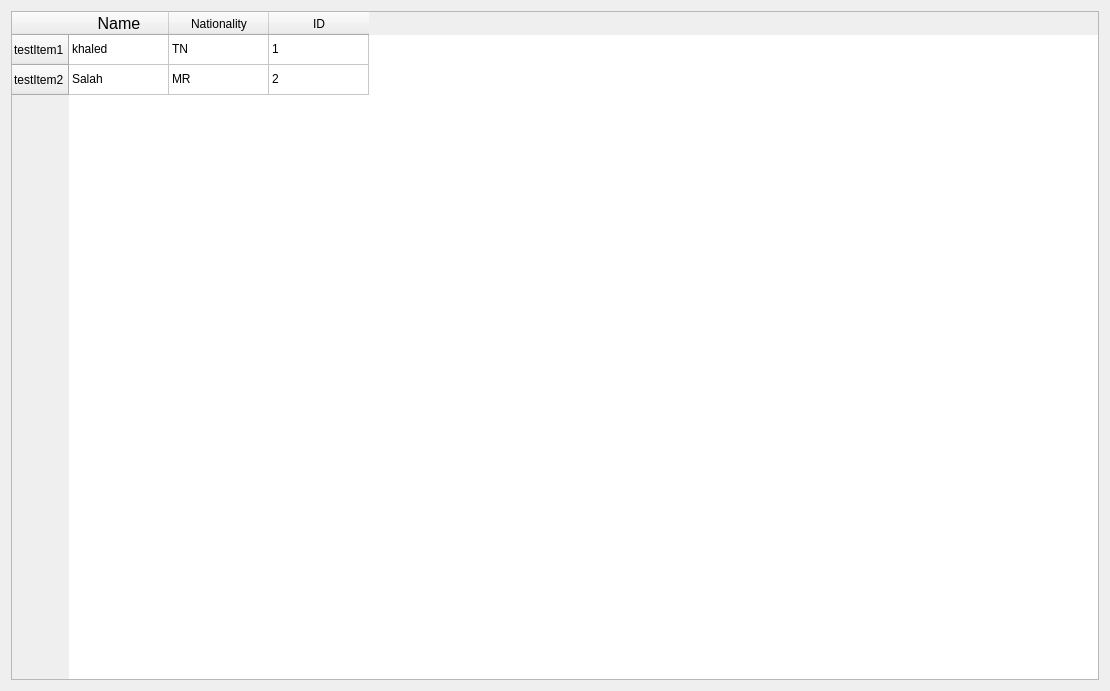
<?xml version="1.0" encoding="UTF-8"?>
<ui version="4.0">
 <class>Form</class>
 <widget class="QWidget" name="Form">
  <property name="geometry">
   <rect>
    <x>0</x>
    <y>0</y>
    <width>1110</width>
    <height>691</height>
   </rect>
  </property>
  <property name="windowTitle">
   <string>TableTest</string>
  </property>
  <layout class="QVBoxLayout" name="verticalLayout_2">
   <item>
    <layout class="QVBoxLayout" name="verticalLayout">
     <item>
      <widget class="QTableWidget" name="tableWidget">
       <row>
        <property name="text">
         <string>testItem1</string>
        </property>
       </row>
       <row>
        <property name="text">
         <string>testItem2</string>
        </property>
       </row>
       <column>
        <property name="text">
         <string>Name</string>
        </property>
        <property name="font">
         <font>
          <pointsize>12</pointsize>
         </font>
        </property>
        <property name="background">
         <color>
          <red>68</red>
          <green>138</green>
          <blue>22</blue>
         </color>
        </property>
       </column>
       <column>
        <property name="text">
         <string>Nationality</string>
        </property>
       </column>
       <column>
        <property name="text">
         <string>ID</string>
        </property>
       </column>
       <item row="0" column="0">
        <property name="text">
         <string>khaled</string>
        </property>
        <property name="background">
         <brush brushstyle="NoBrush">
          <color alpha="255">
           <red>85</red>
           <green>85</green>
           <blue>0</blue>
          </color>
         </brush>
        </property>
       </item>
       <item row="0" column="1">
        <property name="text">
         <string>TN</string>
        </property>
       </item>
       <item row="0" column="2">
        <property name="text">
         <string>1</string>
        </property>
       </item>
       <item row="1" column="0">
        <property name="text">
         <string>Salah</string>
        </property>
       </item>
       <item row="1" column="1">
        <property name="text">
         <string>MR</string>
        </property>
       </item>
       <item row="1" column="2">
        <property name="text">
         <string>2</string>
        </property>
       </item>
      </widget>
     </item>
    </layout>
   </item>
  </layout>
 </widget>
 <resources/>
 <connections/>
</ui>
